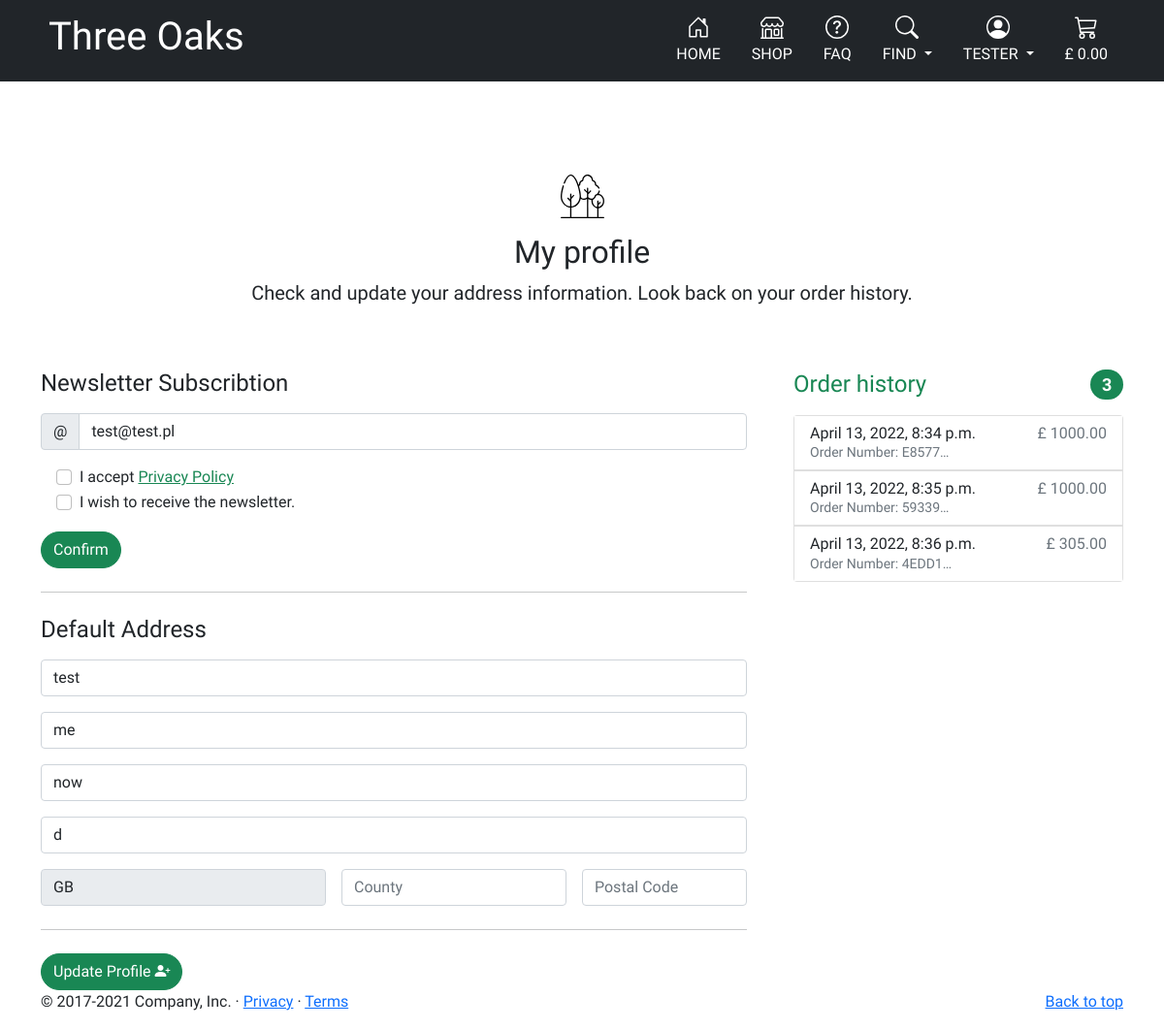
Page /profile/ (signed in) on the earlier database version.
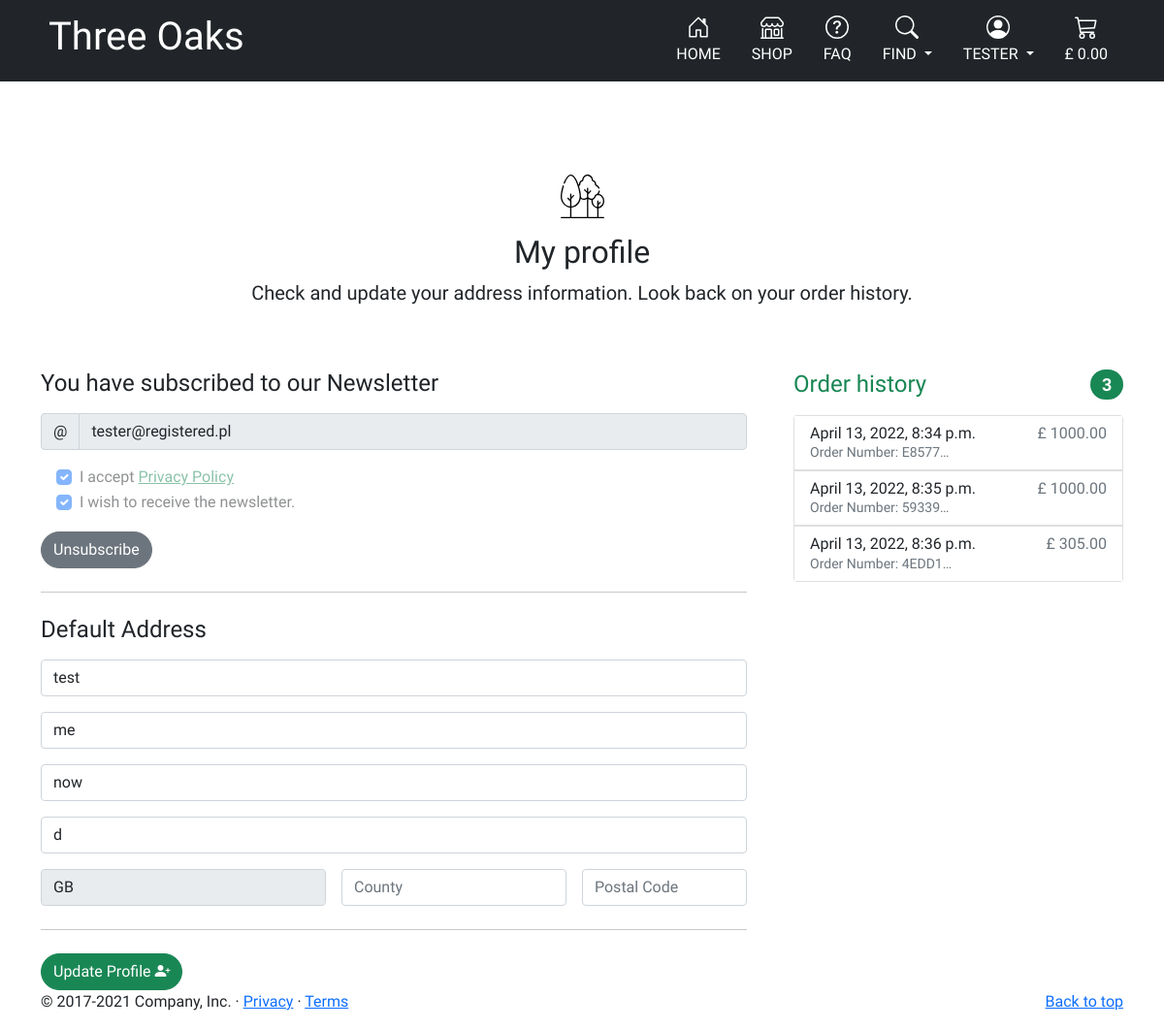
Same page on the later database version.
### newsletter/models.py (models this page shows)
class Subscriber(models.Model):
    email = models.EmailField(max_length=254, blank=False, null=False)
    subscribed = models.BooleanField(default=False, blank=False, null=False)
    accepted_privacy_policy = models.BooleanField(default=False,
                                                  blank=False, null=False)
    registered_user = models.ForeignKey(
                User, on_delete=models.SET_NULL, blank=True, null=True,
                related_name='newsletter_subscriber')
    created_on = models.DateTimeField(auto_now=True, editable=False)
    updated_on = models.DateTimeField(auto_now=True, editable=False)

### profiles/views.py (the view)
# urls.py: path('profile/', include('profiles.urls')),
@login_required
def profile(request):
    current_user = request.user
    print(f'co my tu mamy {current_user}')
    user_profile = get_object_or_404(UserProfile, user=current_user)
    if request.method == 'POST':
        form = UserProfileForm(request.POST, instance=user_profile)
        if form.is_valid():
            form.save()
            messages.success(request, 'Profile updated successfully')
        else:
            messages.error(request,
                           'Update failed. Please ensure the form is valid')
    else:
        form = UserProfileForm(instance=user_profile)
    form = UserProfileForm(instance=user_profile)
    orders = user_profile.orders.all()
    current_subscriber = None
    if Subscriber.objects.filter(
            registered_user=current_user).filter(subscribed=True).exists():
        subscribed_user = True
        current_subscriber = get_object_or_404(
            Subscriber, registered_user=current_user)
    else:
        subscribed_user = False
    template = 'profiles/profile.html'
    context = {
        'form': form,
        'orders': orders,
        'user_profile': user_profile,
        'subscribed_user': subscribed_user,
        'current_subscriber': current_subscriber,
    }
    return render(request, template, context)

### profiles/forms.py
class UserProfileForm(forms.ModelForm):
    class Meta:
        model = UserProfile
        exclude = ('user',)
    def __init__(self, *args, **kwargs):
        super().__init__(*args, **kwargs)
        placeholders = {
            'default_phone_number': 'Phone Number',
            'default_postcode': 'Postal Code',
            'default_town_or_city': 'Town or City',
            'default_street_address1': 'Street Address 1',
            'default_street_address2': 'Street Address 2',
            'default_county': 'County',
        }
        self.fields['default_phone_number'].widget.attrs['autofocus'] = True
        self.fields['default_country'].widget.attrs['readonly'] = True
        for field in self.fields:
            if field != 'default_country':
                if self.fields[field].required:
                    placeholder = f'{placeholders[field]} *'
                else:
                    placeholder = placeholders[field]
                self.fields[field].widget.attrs['placeholder'] = placeholder
            self.fields[field].label = False

### profiles/templates/profiles/profile.html (shortened to what this page needs)
{% extends "base.html" %}
{% load static %}
{% block extra_css %}
    <link rel="stylesheet" href="{% static 'profiles/css/profile.css' %}">
{% endblock %}
{% block content %}
<div class="container">
      <div class="py-5 text-center">
        <div class="text-dark mt-5 mb-3">
          <img src="{{ MEDIA_URL }}trees-dark.svg" alt="">
        </div>
        <h2 class="my-heading-font">My profile</h2>
        <p class="lead">Check and update your address information. Look back on your order history.</p>
      </div>
      <div class="row g-5">
        <div class="col-md-5 col-lg-4 order-md-last">
          <h4 class="d-flex justify-content-between align-items-center mb-3">
            <span class="text-success my-heading-font">Order history</span>
            <span class="badge bg-success rounded-pill">{{ orders|length }}</span>
          </h4>
          <ul class="list-group mb-3 order-history">
              {% for order in orders %}
              <a class="text-decoration-none" href="{% url 'order_history' order.order_number %}" title="{{ order.order_number }}">
            <li class="list-group-item d-flex justify-content-between lh-sm">
              <div>
                <h6 class="my-0">{{ order.date }}</h6>
                <small class="text-muted">Order Number: {{ order.order_number|truncatechars:6 }}</small>
              </div>
              <span class="text-muted">£ {{ order.grand_total }}</span>
            </li>
          </a>
            {% endfor %}
          </ul>
        </div>
        <div class="col-md-7 col-lg-8">
        {% include 'profiles/includes/newsletter_form.html' %}
        <hr class="my-4">
          <h4 class="mb-3 my-heading-font">Default Address</h4>
          <form action="{% url 'profile' %}" method="POST" id="payment-form">
            <div class="row g-3">
              <div class="col-12">
                {{ form.default_phone_number | as_crispy_field }}
              </div>
              <div class="col-12">
                {{ form.default_street_address1 | as_crispy_field }}
              </div>
              <div class="col-12">
                {{ form.default_street_address2 | as_crispy_field }}
              </div>
              <div class="col-12">
                {{ form.default_town_or_city | as_crispy_field }}
              </div>
              <div class="col-md-5">
                {{ form.default_country | as_crispy_field }}
              </div>
              <div class="col-md-4">
                {{ form.default_county | as_crispy_field }}
              </div>
              <div class="col-md-3">
                {{ form.default_postcode | as_crispy_field }}
              </div>
            </div>
            <hr class="my-4">
            <button id="submit-button" class="btn btn-success rounded-pill">
							<span class="font-weight-bold">Update Profile</span>
								<i class="bi bi-person-plus-fill"></i>
						</button>
          </form>
        </div>
      </div>
  </div>
  {% endblock %}

### templates/includes/navbar/widescreen-nav.html (shortened to what this page needs)
    <div class="px-3 py-2 bg-dark text-white d-none d-md-block">
      <div class="container">
        <div class="d-flex flex-wrap align-items-center justify-content-center justify-content-lg-start my-heading-font">
          <a href="{% url 'home' %}" class="d-flex align-items-center my-2 my-lg-0 me-lg-auto text-white text-decoration-none">
              <h1 class="my-heading-font ps-2">Three Oaks</h1>
          </a>
          <ul class="nav col-12 col-lg-auto my-2 justify-content-center my-md-0 text-small">
            <li>
              <a href="{% url 'home' %}" class="nav-link text-white text-uppercase">
                <svg class="bi d-block mx-auto mb-1" width="24" height="24" fill="currentColor"><use xlink:href="#home"/></svg>
                Home
              </a>
            </li>
            <li>
              <a href="{% url 'all_trees' %}" class="nav-link text-white text-uppercase">
                <svg class="bi d-block mx-auto mb-1" width="24" height="24" fill="currentColor"><use xlink:href="#shop"/></svg>
                Shop
              </a>
            </li>
            <li>
              <a href="{% url 'questions' %}" class="nav-link text-white text-uppercase">
                <svg class="bi d-block mx-auto mb-1" width="24" height="24" fill="currentColor"><use xlink:href="#faq"/></svg>
                FAQ
              </a>
            </li>
            <li>
              <a href="#" class="nav-link text-white dropdown-toggle text-uppercase" id="dropdownFind" data-bs-toggle="dropdown" aria-expanded="false">
                <svg class="bi d-block mx-auto mb-1" width="24" height="24" fill="currentColor"><use xlink:href="#find"/></svg>
                Find
              </a>
            </li>
            <li>
              <a href="#" class="nav-link text-white text-uppercase dropdown-toggle" id="dropdownUser" data-bs-toggle="dropdown" aria-expanded="false">
                <svg class="bi d-block mx-auto mb-1" width="24" height="24" fill="currentColor">
                  <use xlink:href="#people-circle"/>
                </svg>
                {% if request.user.is_authenticated %}
                {{ request.user.username }}
                </a>
                </li>
                {% endif %}
                <li>
                  <a href="{% url 'view_trolley' %}" class="nav-link text-white">
                    <svg class="bi d-block mx-auto mb-1" width="24" height="24" fill="currentColor"><use xlink:href="#trolley"/></svg>
                    {% if grand_total %}
                    £ {{ grand_total|floatformat:2 }}
                    {% else %}
                    £ 0.00
                    {% endif %}
                  </a>
                </li>
          </ul>
        </div>
      </div>
    </div>

### profiles/templates/profiles/includes/newsletter_form.html (shortened to what this page needs)
{% if subscribed_user %}
<h4 class="mb-3 my-heading-font">You have subscribed to our Newsletter</h4>
<form action="{% url 'unsubscribe' %}" method="POST">
  <div class="">
    <div class="input-group mb-3 border-dark">
      <span class="input-group-text" id="email">@
      </span>
      <input readonly type="email" class="form-control"
      placeholder="email" aria-label="email" aria-describedby="email" name="email" required
      value="{{ current_subscriber.email }}">
    </div>
    <div class="form-check ms-3">
      <input checked disabled class="form-check-input" type="checkbox" value="" id="accepted_privacy_policy" name="accepted_privacy_policy">
      <label class="form-check-label" for="accepted_privacy_policy">
        I accept
        <a class="text-success" href="">Privacy Policy
        </a>
      </label>
    </div>
    <div class="form-check ms-3">
      <input checked disabled class="form-check-input" type="checkbox" value="" id="subscribed" name="subscribed">
      <label class="form-check-label" for="subscribed">
        I wish to receive the newsletter.
      </label>
    </div>
  </div>
    <button type="submit" class="btn btn-secondary rounded-pill mt-3">Unsubscribe
    </button>
</form>
{% else %}
<h4 class="mb-3 my-heading-font">Newsletter Subscribtion</h4>
<form action="{% url 'add_subscriber' %}" method="POST">
    <div class="">
      <div class="input-group mb-3 border-dark">
        <span class="input-group-text" id="email">@
        </span>
        <input type="email" class="form-control"
        placeholder="email" aria-label="email" aria-describedby="email" name="email" required
        value="{{ user.email }}">
      </div>
      <div class="form-check ms-3">
        <input class="form-check-input" type="checkbox" value="" id="accepted_privacy_policy" name="accepted_privacy_policy">
        <label class="form-check-label" for="accepted_privacy_policy">
          I accept
          <a class="text-success" href="">Privacy Policy
          </a>
        </label>
      </div>
      <div class="form-check ms-3">
        <input class="form-check-input" type="checkbox" value="" id="subscribed" name="subscribed">
        <label class="form-check-label" for="subscribed">
          I wish to receive the newsletter.
        </label>
      </div>
    </div>
      <button type="submit" class="btn btn-success rounded-pill mt-3">Confirm
      </button>
  </form>
  {% endif %}

Differences in the rows shown:
now on this page (row edited): Subscriber: email "tester@registered.pl"
Other differences:
form field accepted_privacy_policy: (not shown) → "☑"
form field subscribed: (not shown) → "☑"
form field email: "test@test.pl" → (not shown)
form field accepted_privacy_policy: "☐" → (not shown)
form field subscribed: "☐" → (not shown)
text no longer shown: "Newsletter Subscribtion Confirm"
text now shown: "You have subscribed to our Newsletter Unsubscribe"
